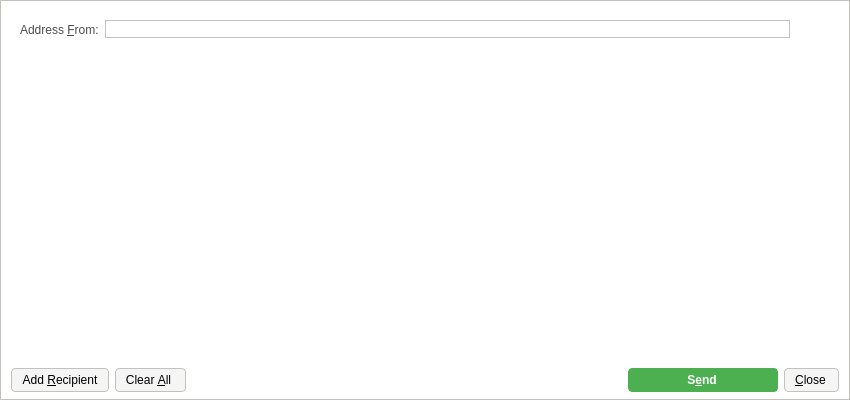
<?xml version="1.0" encoding="UTF-8"?>
<ui version="4.0">
 <class>SendMessagesDialog</class>
 <widget class="QDialog" name="SendMessagesDialog">
  <property name="geometry">
   <rect>
    <x>0</x>
    <y>0</y>
    <width>850</width>
    <height>400</height>
   </rect>
  </property>
  <property name="windowTitle">
   <string>Send Messages</string>
  </property>
  <property name="styleSheet">
   <string notr="true">background-color: rgb(255, 255, 255);
border: 1px solid #c4c1bd;</string>
  </property>
  <layout class="QVBoxLayout" name="verticalLayout" stretch="0,1,0">
   <property name="bottomMargin">
    <number>8</number>
   </property>
   <item>
    <widget class="QFrame" name="frameAddressFrom">
     <property name="sizePolicy">
      <sizepolicy hsizetype="Expanding" vsizetype="Expanding">
       <horstretch>0</horstretch>
       <verstretch>0</verstretch>
      </sizepolicy>
     </property>
     <property name="maximumSize">
      <size>
       <width>16777215</width>
       <height>16777215</height>
      </size>
     </property>
     <property name="styleSheet">
      <string notr="true">border: 0;</string>
     </property>
     <property name="frameShape">
      <enum>QFrame::StyledPanel</enum>
     </property>
     <property name="frameShadow">
      <enum>QFrame::Sunken</enum>
     </property>
     <layout class="QHBoxLayout" name="horizontalLayout_3">
      <item>
       <widget class="QLabel" name="addressFromLabel">
        <property name="styleSheet">
         <string notr="true">color: #4c4c4c;
border: 0;</string>
        </property>
        <property name="text">
         <string>Address &amp;From:</string>
        </property>
        <property name="buddy">
         <cstring>addressFrom</cstring>
        </property>
       </widget>
      </item>
      <item>
       <layout class="QHBoxLayout" name="horizontalLayout_4">
        <property name="spacing">
         <number>1</number>
        </property>
        <item>
         <widget class="QValidatedLineEdit" name="addressFrom">
          <property name="styleSheet">
           <string notr="true">border: 1px solid #c4c1bd;</string>
          </property>
         </widget>
        </item>
        <item>
         <widget class="QToolButton" name="addressBookButton">
          <property name="toolTip">
           <string>Choose address from address book</string>
          </property>
          <property name="styleSheet">
           <string notr="true">border: 0;</string>
          </property>
          <property name="text">
           <string/>
          </property>
          <property name="icon">
           <iconset resource="../bitcoin.qrc">
            <normaloff>:/icons/address-book</normaloff>:/icons/address-book</iconset>
          </property>
          <property name="shortcut">
           <string>Alt+A</string>
          </property>
         </widget>
        </item>
        <item>
         <widget class="QToolButton" name="pasteButton">
          <property name="toolTip">
           <string>Paste address from clipboard</string>
          </property>
          <property name="styleSheet">
           <string notr="true">border: 0;</string>
          </property>
          <property name="text">
           <string/>
          </property>
          <property name="icon">
           <iconset resource="../bitcoin.qrc">
            <normaloff>:/icons/editpaste</normaloff>:/icons/editpaste</iconset>
          </property>
          <property name="shortcut">
           <string>Alt+P</string>
          </property>
         </widget>
        </item>
       </layout>
      </item>
     </layout>
    </widget>
   </item>
   <item>
    <widget class="QScrollArea" name="scrollArea">
     <property name="styleSheet">
      <string notr="true">border: 0;</string>
     </property>
     <property name="widgetResizable">
      <bool>true</bool>
     </property>
     <widget class="QWidget" name="scrollAreaWidgetContents">
      <property name="geometry">
       <rect>
        <x>0</x>
        <y>0</y>
        <width>832</width>
        <height>301</height>
       </rect>
      </property>
      <property name="styleSheet">
       <string notr="true">border: 0;</string>
      </property>
      <layout class="QVBoxLayout" name="verticalLayout_2">
       <property name="leftMargin">
        <number>0</number>
       </property>
       <property name="topMargin">
        <number>0</number>
       </property>
       <property name="rightMargin">
        <number>0</number>
       </property>
       <property name="bottomMargin">
        <number>0</number>
       </property>
       <item>
        <layout class="QVBoxLayout" name="entries">
         <property name="spacing">
          <number>6</number>
         </property>
        </layout>
       </item>
      </layout>
     </widget>
    </widget>
   </item>
   <item>
    <layout class="QHBoxLayout" name="horizontalLayout">
     <item>
      <widget class="QPushButton" name="addButton">
       <property name="toolTip">
        <string>Send to multiple recipients at once</string>
       </property>
       <property name="styleSheet">
        <string notr="true">background-color: rgb(245, 245, 245);
border-radius: 4px;
border: 1px solid #c4c1bd;
font-weight: 400;
padding: 4px;
padding-left: 10px;
padding-right: 10px;
icon-size: 0;</string>
       </property>
       <property name="text">
        <string>Add &amp;Recipient</string>
       </property>
       <property name="icon">
        <iconset resource="../bitcoin.qrc">
         <normaloff>:/icons/add</normaloff>:/icons/add</iconset>
       </property>
       <property name="autoDefault">
        <bool>false</bool>
       </property>
      </widget>
     </item>
     <item>
      <widget class="QPushButton" name="clearButton">
       <property name="sizePolicy">
        <sizepolicy hsizetype="Minimum" vsizetype="Fixed">
         <horstretch>0</horstretch>
         <verstretch>0</verstretch>
        </sizepolicy>
       </property>
       <property name="toolTip">
        <string>Remove all transaction fields</string>
       </property>
       <property name="styleSheet">
        <string notr="true">background-color: rgb(245, 245, 245);
border-radius: 4px;
border: 1px solid #c4c1bd;
font-weight: 400;
padding: 4px;
padding-left: 10px;
padding-right: 14px;
icon-size: 0;</string>
       </property>
       <property name="text">
        <string>Clear &amp;All</string>
       </property>
       <property name="icon">
        <iconset resource="../bitcoin.qrc">
         <normaloff>:/icons/remove</normaloff>:/icons/remove</iconset>
       </property>
       <property name="autoRepeatDelay">
        <number>300</number>
       </property>
       <property name="autoDefault">
        <bool>false</bool>
       </property>
      </widget>
     </item>
     <item>
      <spacer name="horizontalSpacer">
       <property name="orientation">
        <enum>Qt::Horizontal</enum>
       </property>
       <property name="sizeHint" stdset="0">
        <size>
         <width>40</width>
         <height>20</height>
        </size>
       </property>
      </spacer>
     </item>
     <item>
      <widget class="QPushButton" name="sendButton">
       <property name="minimumSize">
        <size>
         <width>150</width>
         <height>0</height>
        </size>
       </property>
       <property name="toolTip">
        <string>Confirm the send action</string>
       </property>
       <property name="styleSheet">
        <string notr="true">background-color: rgb(76, 175, 80);
color: rgb(255, 255, 255);
border-radius: 4px;
border-color:  rgb(76, 175, 80);
font-weight: 600;
padding: 4px;
padding-left: 10px;
padding-right: 12px;
icon-size: 0;</string>
       </property>
       <property name="text">
        <string>S&amp;end</string>
       </property>
       <property name="default">
        <bool>true</bool>
       </property>
      </widget>
     </item>
     <item>
      <widget class="QPushButton" name="closeButton">
       <property name="styleSheet">
        <string notr="true">background-color: rgb(245, 245, 245);
border-radius: 4px;
border: 1px solid #c4c1bd;
font-weight: 400;
padding: 4px;
padding-left: 10px;
padding-right: 12px;
icon-size: 0;</string>
       </property>
       <property name="text">
        <string>&amp;Close</string>
       </property>
       <property name="icon">
        <iconset resource="../bitcoin.qrc">
         <normaloff>:/icons/quit</normaloff>:/icons/quit</iconset>
       </property>
      </widget>
     </item>
    </layout>
   </item>
  </layout>
 </widget>
 <customwidgets>
  <customwidget>
   <class>QValidatedLineEdit</class>
   <extends>QLineEdit</extends>
   <header>qvalidatedlineedit.h</header>
  </customwidget>
 </customwidgets>
 <resources>
  <include location="../bitcoin.qrc"/>
 </resources>
 <connections/>
</ui>
